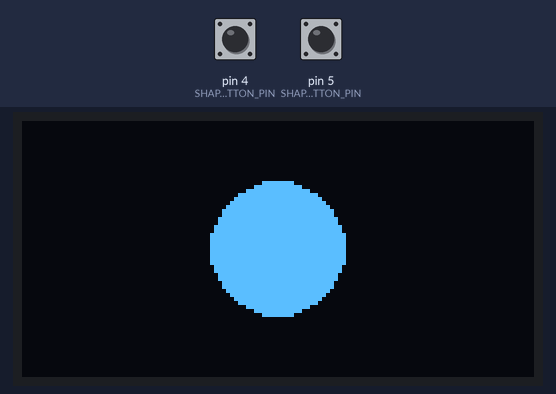
A sketch run on a simulated Arduino Uno, built with avr-gcc and run on an emulated ATmega328P. Parts: 128×64 one-colour display. The test bench sets the inputs (shaded band); at power-on: pin 5 (SHAPE_DRAWMODE_BUTTON_PIN) HIGH, pin 4 (SHAPE_SELECTION_BUTTON_PIN) HIGH. What the sketch prints to the serial monitor is not drawn.

Above: at 1.2 s.
1.3 s: pin 5 (SHAPE_DRAWMODE_BUTTON_PIN) pulled LOW for 0.15 s
At 1.7 s:
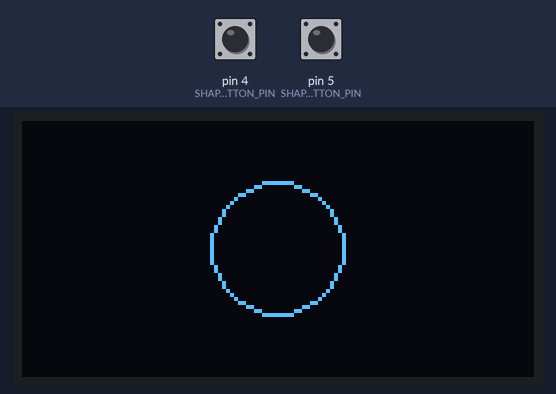
2.9 s: pin 4 (SHAPE_SELECTION_BUTTON_PIN) pulled LOW for 0.15 s
At 3.2 s:
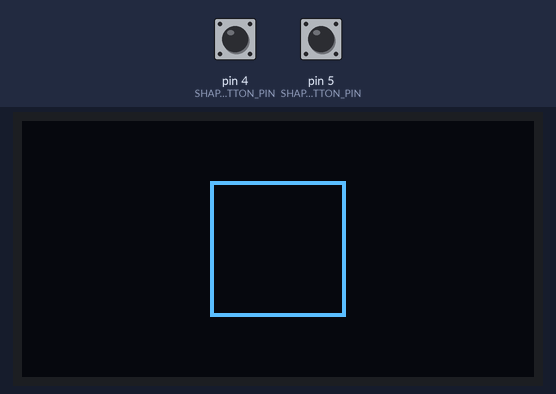
4.5 s: pin 4 (SHAPE_SELECTION_BUTTON_PIN) pulled LOW for 1 s
At 5.9 s:
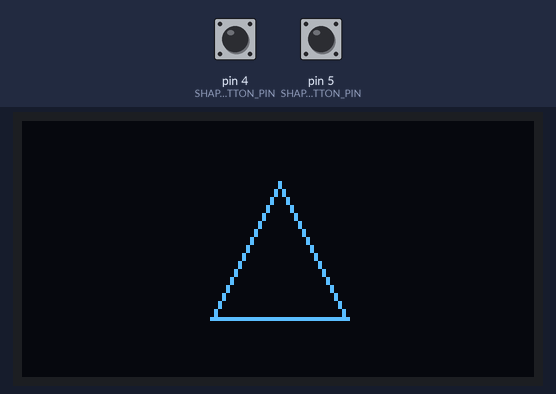
7.0 s: pin 5 (SHAPE_DRAWMODE_BUTTON_PIN) pulled LOW for 1 s
At 7.7 s:
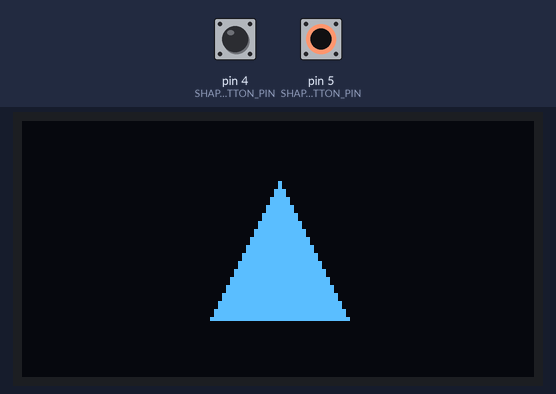
9.5 s: pin 5 (SHAPE_DRAWMODE_BUTTON_PIN) pulled LOW for 3.2 s
At 10.4 s:
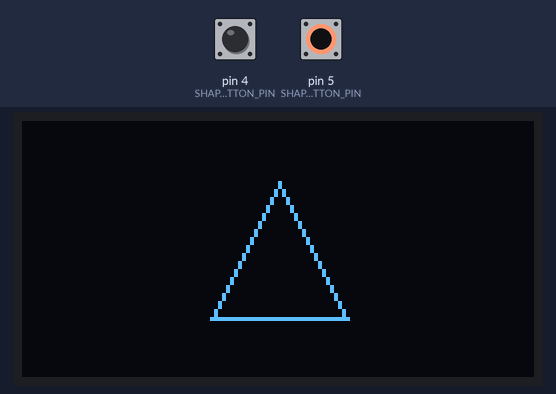
14.2 s: pin 4 (SHAPE_SELECTION_BUTTON_PIN) pulled LOW for 3.2 s
At 15.6 s:
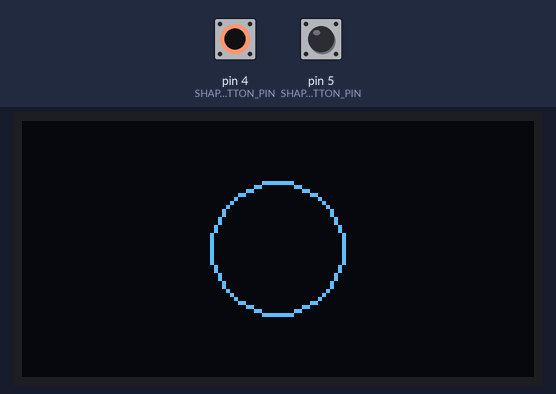
Timing chart, 0 to 17.2 s (numbered marks = the images above; inputs shaded):
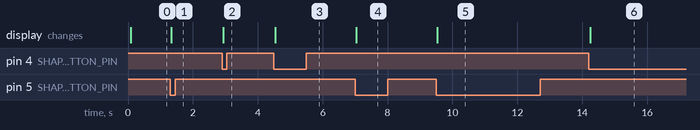

Measured:
- after the input at 1.3 s, the display: changes at once (image 1)
- after the input at 2.9 s, the display: changes at once (image 2)
- after the input at 4.5 s, the display: changes after 0.05 s (image 3)
- after the input at 7.0 s, the display: changes at once (image 4)
- after the input at 9.5 s, the display: changes at once (image 5)
- after the input at 14.2 s, the display: changes at once (image 6)

The sketch:

DisplayShapeSerialBidirectional-Intermediate1.ino
```cpp
/**
 * Takes in three parameters off of serial as comma separated text-encoded
 * data: shapeType, shapeSize, drawMode and draws a shape accordingly.
 *
 * shapeType is either 0, 1, 2 corresponding to CIRCLE, SQUARE, TRIANGLE
 * shapeSize is a float between [0, 1] inclusive that corresponds to shape size
 * drawMode is either 0, 1 corresponding to FILL, OUTLINE
 *
 * Designed to work with the p5.js app:
 *  - Live page: http://makeabilitylab.github.io/p5js/WebSerial/p5js/DisplayShapeBidirectional
 *  - Code: https://github.com/makeabilitylab/p5js/tree/master/WebSerial/p5js/DisplayShapeBidirectional
 *
 * By Jon E. Froehlich
 * @jonfroehlich
 * http://makeabilitylab.io
 *
 */

// #include <SPI.h> // Comment out when using i2c
#include <Wire.h>
#include <Adafruit_GFX.h>
#include <Adafruit_SSD1306.h>

#define SCREEN_WIDTH 128 // OLED display width, in pixels
#define SCREEN_HEIGHT 64 // OLED display height, in pixels

// Declaration for an SSD1306 display connected to I2C (SDA, SCL pins)
#define OLED_RESET     4 // Reset pin # (or -1 if sharing Arduino reset pin)
Adafruit_SSD1306 _display(SCREEN_WIDTH, SCREEN_HEIGHT, &Wire, OLED_RESET);

enum ShapeType {
  CIRCLE,
  SQUARE,
  TRIANGLE,
  NUM_SHAPE_TYPES
};

ShapeType _curShapeType = CIRCLE;

enum DrawMode{
  FILL,
  OUTLINE,
  NUM_DRAW_MODES
};

DrawMode _curDrawMode = FILL;

float _curShapeSizeFraction = 0.5;

const int MIN_SHAPE_SIZE = 4;
int _maxShapeSize;

const int SHAPE_SELECTION_BUTTON_PIN = 4;
const int SHAPE_DRAWMODE_BUTTON_PIN = 5;

int _lastShapeSelectionButtonVal = HIGH;
int _lastDrawModeButtonVal = HIGH;

const long BAUD_RATE = 115200;
void setup() {
  Serial.begin(BAUD_RATE);

  pinMode(SHAPE_SELECTION_BUTTON_PIN, INPUT_PULLUP);
  pinMode(SHAPE_DRAWMODE_BUTTON_PIN, INPUT_PULLUP);

  // SSD1306_SWITCHCAPVCC = generate display voltage from 3.3V internally
  if(!_display.begin(SSD1306_SWITCHCAPVCC, 0x3D)) { // Address 0x3D for 128x64
    Serial.println(F("SSD1306 allocation failed"));
    for(;;); // Don't proceed, loop forever
  }

  _maxShapeSize = min(_display.width(), _display.height());

  _display.clearDisplay();
  _display.setTextSize(1);      // Normal 1:1 pixel scale
  _display.setTextColor(SSD1306_WHITE); // Draw white text
  _display.setCursor(0, 0);     // Start at top-left corner
  _display.print("Waiting to receive\ndata from serial...");
  _display.println("\n");
  _display.print("Baud rate:");
  _display.print(BAUD_RATE);
  _display.print(" bps");
  _display.display();
}

void loop() {
  checkButtonPresses();

  // If we've received data from serial, then _curShapeSizeFraction will
  // no longer be -1
  if(_curShapeSizeFraction >= 0){
    drawShape(_curShapeType, _curShapeSizeFraction, _curDrawMode);
  }
}

/**
 * Check the shape selection and draw mode buttons and update the global
 * variables _curShapeType and _curDrawMode accordingly
 */
void checkButtonPresses(){
  // Read the shape selection button (active LOW)
  int shapeSelectionButtonVal = digitalRead(SHAPE_SELECTION_BUTTON_PIN);
  int lastShapeType = _curShapeType;
  if(shapeSelectionButtonVal == LOW && shapeSelectionButtonVal != _lastShapeSelectionButtonVal){
    // Increment the shape type
    _curShapeType = (ShapeType)((int)_curShapeType + 1);

    // Reset back to CIRCLE if we've made it to NUM_SHAPE_TYPES
    if(_curShapeType >= NUM_SHAPE_TYPES){
      _curShapeType = CIRCLE;
    }
  }

  // Read the shape draw mode button val (active LOW)
  int shapeDrawModeButtonVal = digitalRead(SHAPE_DRAWMODE_BUTTON_PIN);
  int lastDrawMode = _curDrawMode;
  if(shapeDrawModeButtonVal == LOW && shapeDrawModeButtonVal != _lastDrawModeButtonVal){
    // Increment the draw mode
    _curDrawMode = (DrawMode)((int)_curDrawMode + 1);

    // Reset back to FILL if we've made it to NUM_DRAW_MODES
    if(_curDrawMode >= NUM_DRAW_MODES){
      _curDrawMode = FILL;
    }
  }

  // Send new shape type and shape draw mode back over serial
  if(lastShapeType != _curShapeType || lastDrawMode != _curDrawMode){
    Serial.print(_curShapeType);
    Serial.print(", ");
    Serial.println(_curDrawMode);
  }

  // Set last button values (so nothing happens if user just holds down a button)
  _lastShapeSelectionButtonVal = shapeSelectionButtonVal;
  _lastDrawModeButtonVal = shapeDrawModeButtonVal;
}

void drawShape(ShapeType shapeType, float fractionSize, DrawMode curDrawMode){
  _display.clearDisplay();

  int shapeSize = MIN_SHAPE_SIZE + fractionSize * (_maxShapeSize - MIN_SHAPE_SIZE);
  int halfShapeSize = shapeSize / 2;
  int xCenter = _display.width() / 2;
  int yCenter = _display.height() / 2;
  int xLeft =  xCenter - halfShapeSize;
  int yTop =  yCenter - halfShapeSize;

  if(shapeType == CIRCLE){
    if(curDrawMode == FILL){
      _display.fillRoundRect(xLeft, yTop, shapeSize, shapeSize, halfShapeSize, SSD1306_WHITE);
    }else{
      _display.drawRoundRect(xLeft, yTop, shapeSize, shapeSize, halfShapeSize, SSD1306_WHITE);
    }
  }else if(shapeType == SQUARE){
    if(curDrawMode == FILL){
      _display.fillRect(xLeft, yTop, shapeSize, shapeSize, SSD1306_WHITE);
    }else{
      _display.drawRect(xLeft, yTop, shapeSize, shapeSize, SSD1306_WHITE);
    }
  }else if(shapeType == TRIANGLE){
    int x1 = xCenter - halfShapeSize;
    int y1 = yCenter + halfShapeSize;

    int x2 = xCenter;
    int y2 = yCenter - halfShapeSize;

    int x3 = xCenter + halfShapeSize;
    int y3 = y1;

    if(curDrawMode == FILL){
      _display.fillTriangle(x1, y1, x2, y2, x3, y3, SSD1306_WHITE);
    }else{
      _display.drawTriangle(x1, y1, x2, y2, x3, y3, SSD1306_WHITE);
    }
  }

  _display.display();
}
```
